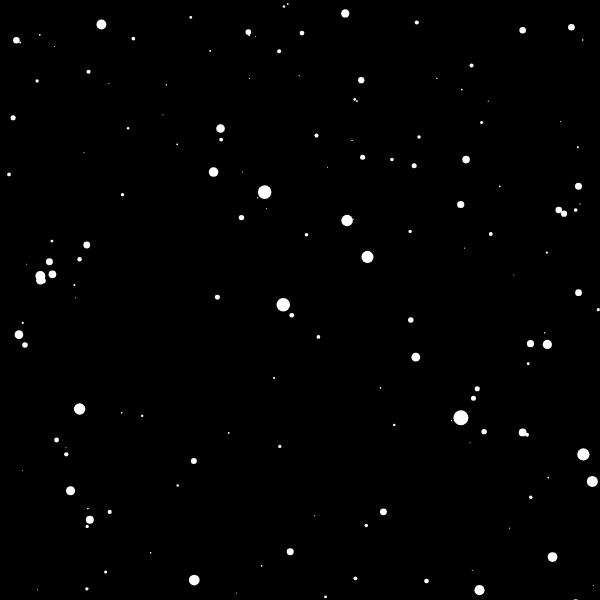
Frame 1 (no input)
Frame 60 (no input): identical to frame 1, image omitted
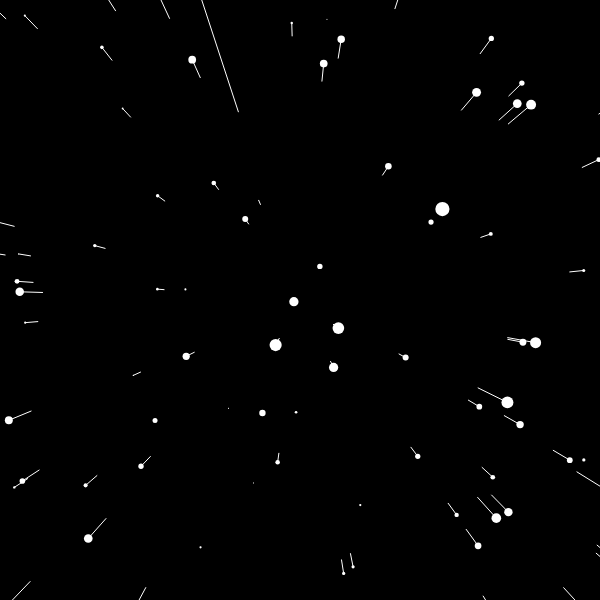
Frame 120 (the mouse pressed at the canvas centre since frame 60)

The p5.js sketch that drew these frames (run headless with seeded random() and noise() and a simulated clock; from frame 60 on, the mouse is pressed at the canvas centre):

// p5.js sketch
// ── sketch.js
// Daniel Shiffman
// http://codingtra.in
// http://patreon.com/codingtrain
// Code for: https://youtu.be/17WoOqgXsRM

var stars = [];

var speed;

function setup() {
  createCanvas(600, 600);
  for (var i = 0; i < 400; i++) {
    stars[i] = new Star();
  }
}

function draw() {
  speed = map(mouseX, 0, width, 0, 50);
  background(0);
  translate(width / 2, height / 2);
  for (var i = 0; i < stars.length; i++) {
    stars[i].update();
    stars[i].show();
  }
}
// ── Star.js
function Star() {
  this.x = random(-width / 2, width / 2);
  this.y = random(-height / 2, height / 2);
  this.z = random(width);
  this.pz = this.z;

  this.update = function() {
    this.z = this.z - speed;
    if (this.z < 1) {
      this.z = random(width);
      this.pz = this.z;
    }
  }

  this.show = function() {
    fill(255);
    noStroke();

    var sx = map(this.x / this.z, 0, 1, 0, width);
    var sy = map(this.y / this.z, 0, 1, 0, height);

    var r = map(this.z, 0, width, 16, 0);
    ellipse(sx, sy, r, r);

    var px = map(this.x / this.pz, 0, 1, 0, width);
    var py = map(this.y / this.pz, 0, 1, 0, height);

    this.pz = this.z;

    stroke(255);
    line(px, py, sx, sy);

  }
}
